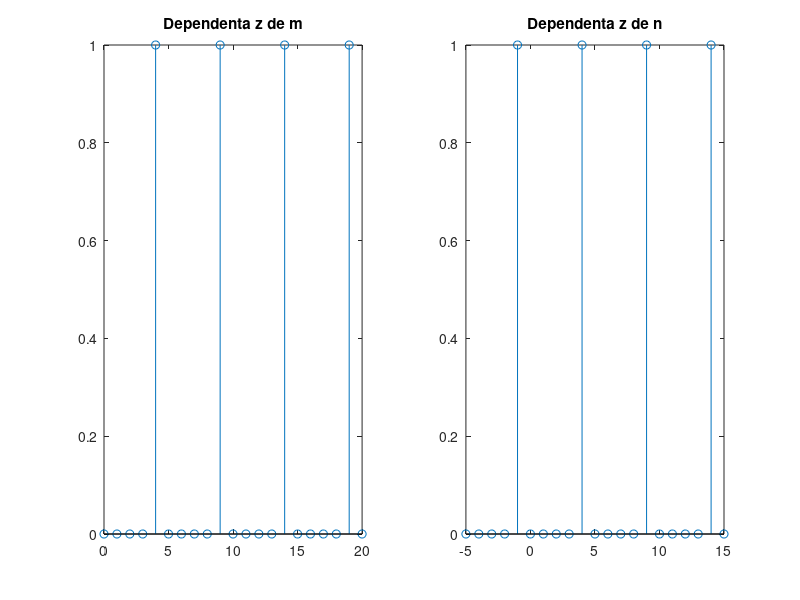
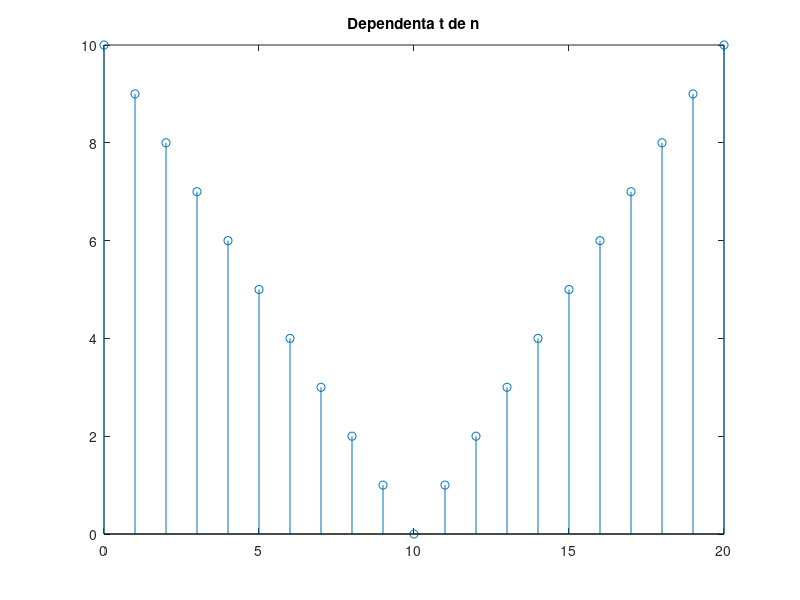
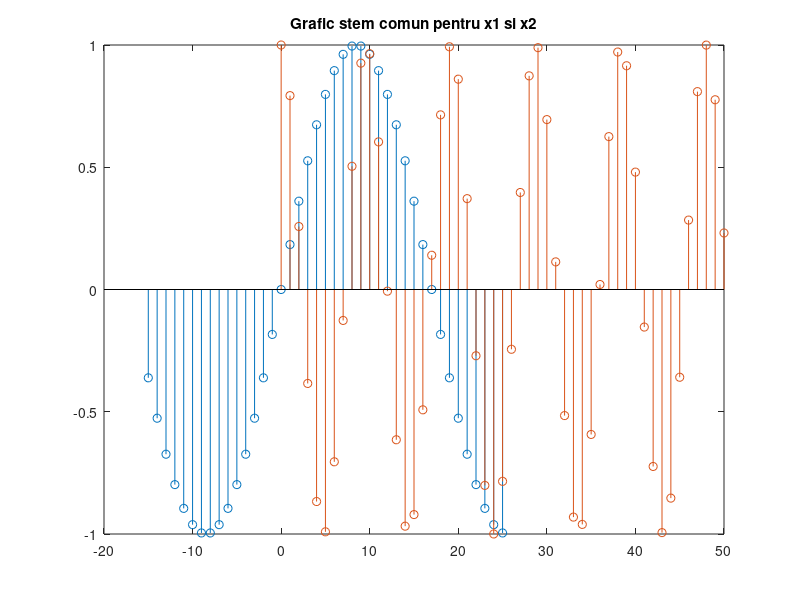
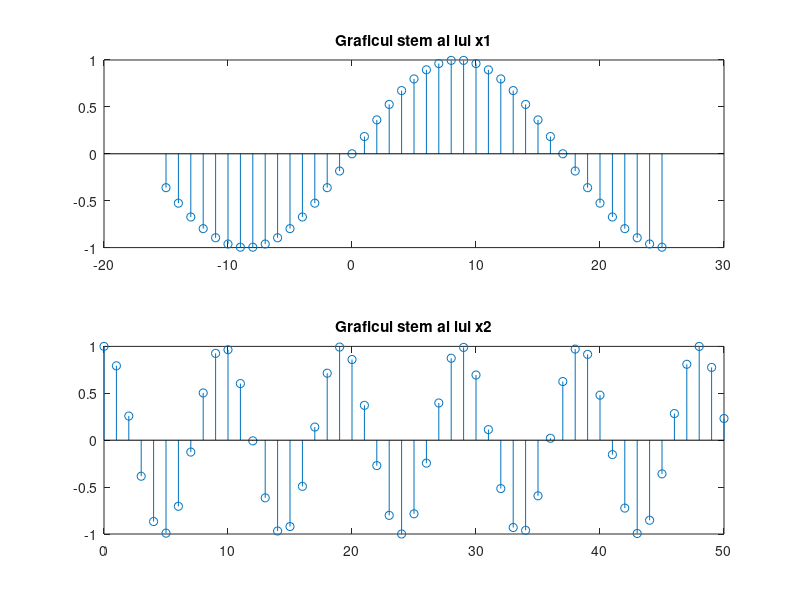

Here is the MATLAB script that generated these plots, in order:
%punctul a:

z=zeros(1,21);
%zetu are termenii egali cu 1 din 5 in 5
z(5:5:21)=1;

m=0:20;
n=-5:15;
figure (1)

subplot (1,2,1), stem(m,z),title('Dependenta z de m')
subplot(1,2,2), stem(n,z), title('Dependenta z de n')

%punctul b t=|10-n|:

t=[];

for i=1:1:21;
    if((i-1)>10)
        t(i)=(i-1)-10;
    else if((i-1)<=10)  
        t(i)=10-(i-1);
    end
    end
end

n=0:20;

figure(2)
stem(n,t),title('Dependenta t de n')



%punctul c:

n1=-15:25;

a=length(n1);

x1=[];

for i=1:1:a
    
x1(1,i)=sin(pi/17*n1(i));


end

n2=0:50;

b=length(n2);

x2=[];

for i=1:1:b
    
    x2(1,i)=cos(pi/sqrt(23)*n2(i))

end

figure (3)

stem(n1,x1), title('Grafic stem comun pentru x1 si x2')

hold on;

stem(n2,x2)

hold off;

figure (4)

subplot(2,1,1), stem(n1,x1),title('Graficul stem al lui x1')
subplot(2,1,2), stem(n2,x2),title('Graficul stem al lui x2')

figure (5)

plot(n1,x1,n2,x2),title('Graficul plot comun  al lui x1 si x2')

figure (6)

subplot(2,1,1), plot(n1,x1),title('Graficul plot al lui x1'),ylabel('x1'),grid
subplot(2,1,2), plot(n2,x2),title('Graficul plot al lui x2'),ylabel('x2'),grid

clear